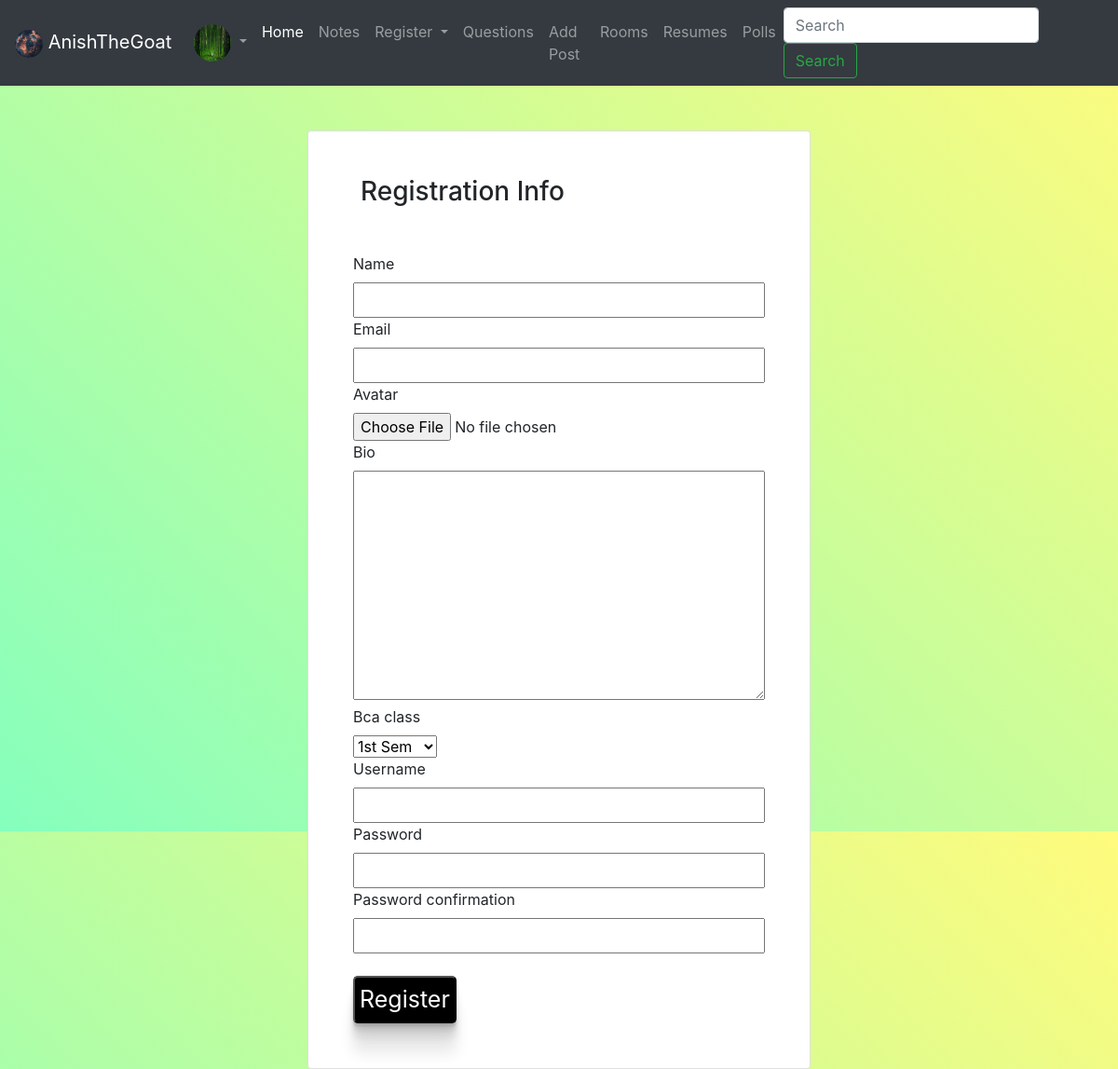
Screenshot of /register-student (signed in) with the database file from the repository.
### base/models.py (models this page shows, shortened)
class User(AbstractUser):
    name = models.CharField(max_length=50, null = False)
    email = models.CharField( max_length=50 ,null = True)
    avatar = models.ImageField( upload_to='Avaters',  default = 'default-profile-pic.png')
    bio = models.TextField(null = True)
    bca_class = models.CharField( max_length=50 ,choices=class_list ,default= ('1st Sem', '1st Sem'), null = True)
    is_teacher = models.BooleanField(default = False)
    followers = models.ManyToManyField('User', related_name='follower')
    followings = models.ManyToManyField('User',related_name= 'following')

### base/views.py (the view, shortened to what this page needs)
# urls.py: path('register-student' , register_student, name = 'register-student'),
def register_student(request):
    form = UserForm()
    context = {
        'form' : form
    }
    return render(request, 'register.html' ,context )

### base/forms.py
class UserForm(UserCreationForm):
    class Meta:
        model = User
        fields = ("name","email", "avatar", "bio", "bca_class", 'username' , 'password1', 'password2')

### templates/register.html (shortened to what this page needs)
{% extends 'master.html' %}
{% load static %}
{% block content %}
<section class="h-100 h-custom" >
    <div class="container py-5 h-100">
      <div class="row d-flex justify-content-center align-items-center h-100">
        <div class="col-lg-8 col-xl-6">
          <div class="card rounded-3">
            <div class="card-body p-4 p-md-5">
              <h3 class="mb-4 pb-2 pb-md-0 mb-md-5 px-md-2">Registration Info</h3>
              <form action="" method = 'POST' enctype = 'multipart/form-data'>
                {% for field in form %}
                <div class = "form-outline">
                <label for="">{{field.label}}</label><br>
                {{field}}
                <br>
            </div>
                {% endfor %}
                <br>
                <input type="submit" value = 'Register' id = 'id_submit'>
            </form>
            </div>
          </div>
        </div>
      </div>
    </div>
  </section>
{% endblock content %}

### templates/master.html (shortened to what this page needs)
{% load static %}
<!DOCTYPE html>
<html lang="en">
<head>
    <link rel="stylesheet" href="{% static 'css/master.css' %}">
    <link rel="stylesheet" href="https://maxcdn.bootstrapcdn.com/bootstrap/4.5.2/css/bootstrap.min.css">
    <link rel="stylesheet" href="https://cdnjs.cloudflare.com/ajax/libs/font-awesome/6.3.0/css/all.min.css">
  </head>
<body>
    <nav class="navbar navbar-dark bg-dark navbar-expand-lg">
      <a class="navbar-brand" href="#">
        <img src="{% static 'images/website.avif' %}" width="30" height="30" alt="logo" class="rounded-circle">
        {% if request.user.is_authenticated %}
        {{request.user.username}}
        {% else %}
        Anonymous
        {% endif %}
      </a>
      <div class="collapse navbar-collapse" id="navbar-list-4">
        <ul class="navbar-nav">
            <li class="nav-item dropdown">
            {% if request.user.is_authenticated %}
            <a class="nav-link dropdown-toggle" href="#" id="navbarDropdownMenuLink" role="button" data-toggle="dropdown" aria-haspopup="true" aria-expanded="false">
              <img src="{{request.user.avatar.url}}" width="40" height="40" class="rounded-circle">
            </a>
            {% endif %}
          </li>
        </ul>
          <ul class="navbar-nav mr-auto">
            <li class="nav-item active">
              <a class="nav-link" href="{% url 'home' %}">Home </a>
            </li>
            <li class="nav-item">
              <a class="nav-link" href="{% url 'notes' %}">Notes</a>
            </li>
            <li class="nav-item dropdown">
              <a class="nav-link dropdown-toggle" href="#" id="navbarDropdown" role="button" data-toggle="dropdown" aria-haspopup="true" aria-expanded="false">
                Register
              </a>
            </li>
            <li class="nav-item">
              <a class="nav-link" href="{% url 'questions' %}">Questions</a>
            </li>
            <li class="nav-item">
              <a class="nav-link" href="{% url 'add-post' %}">Add Post</a>
            </li>
            <li class="nav-item">
              <a class="nav-link" href="{% url 'rooms' %}">Rooms</a>
            </li>
            <li class="nav-item">
              <a class="nav-link" href="{% url 'resumes' %}">Resumes</a>
            </li>
            <li class="nav-item">
              <a class="nav-link" href="{% url 'polls' %}">Polls</a>
            </li>
          </ul>
          <form class="form-inline my-2 my-lg-0" method  = 'POST' action = '/user-search'>
            <input class="form-control mr-sm-2" type="search" placeholder="Search" aria-label="Search" name = 'search'>
            <button class="btn btn-outline-success my-2 my-sm-0" type="submit">Search</button>
          </form>
      </nav>
    {% block content %}
    {% endblock content %}
</body>
</html>

### rows the page displays
User: user.username "AnishTheGoat", user.avatar (picture)

### other values shown
{{ field.label }} "Name" "Email" "Avatar" "Bio" "Bca class" "Username" "Password" "Password confirmation"
